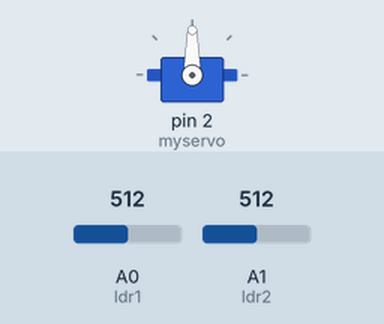
Simulated run of this sketch. Board: Arduino Uno, built with avr-gcc and run on an emulated ATmega328P. Shown: servo. Inputs (shaded band) come from the test bench; at power-on: A0 (ldr1) = 512, A1 (ldr2) = 512. What the sketch prints to the serial monitor is not drawn.

Above: at 2.2 s.
2.3 s: A0 (ldr1) set to 541
At 2.89 s:
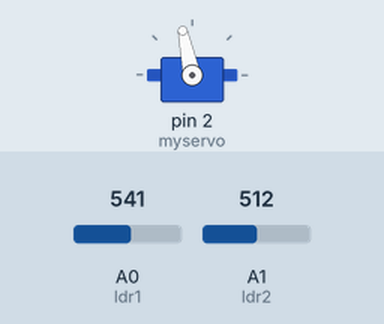
5.3 s: A0 (ldr1) set to 306
8.3 s: A1 (ldr2) set to 331
11.3 s: A1 (ldr2) set to 298
At 11.3 s:
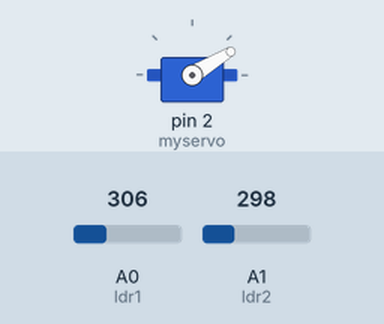
12.8 s: A0 (ldr1) set to 274
At 15.3 s:
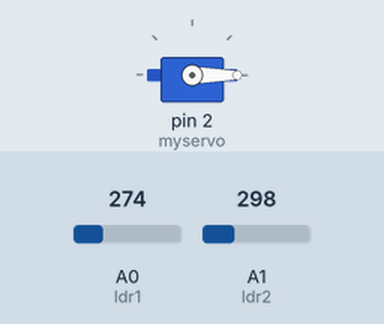
15.8 s: A0 (ldr1) set to 511
At 25.16 s:
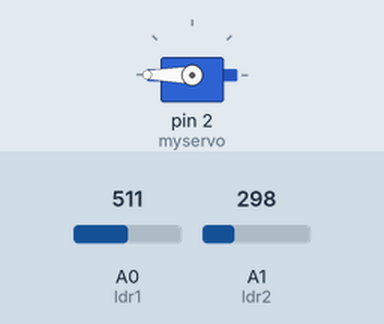
Timing chart, 0 to 25.4 s (numbered marks = the images above; inputs shaded):
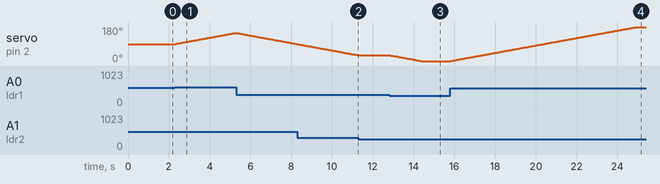

Measured:
- the behaviour switches between 522 and 523 on A0 (ldr1) (found by bisection; images 0 and 1)
- the behaviour switches between 317 and 316 on A1 (ldr2) (found by bisection; images 1 and 2)
- the behaviour switches between 288 and 287 on A0 (ldr1) (found by bisection; images 2 and 3)
- after the input at 2.3 s, servo on pin 2 (myservo): moves from 90° to 149° over 2.9 s, starting at once
- after the input at 11.3 s, servo on pin 2 (myservo): stays 31° (without the input it goes to 30° after 0.01 s)
- after the input at 12.8 s, servo on pin 2 (myservo): moves from 31° to 0° over 1.5 s, starting at once
- after the input at 15.8 s, servo on pin 2 (myservo): moves from 0° to 180° over 9.1 s, starting at once

The sketch:

Solar_Tracker.ino
```cpp
#include <Servo.h> // bao gồm thư viện servo

Servo myservo;

#define ldr1 A0 // đặt pin đầu vào Analog của ldr 1 ở phía Đông là một số nguyên
#define ldr2 A1 // đặt pin đầu vào Analog của ldr 2 ở phía Tây là một số nguyên

int pos = 90; // vị trí ban đầu của servo điều khiển chuyển động ngang
int tolerance = 10; // thiết lập sai số cho phép - để servo mô tơ mặt trời không luôn luôn chuyển động

void setup(){
  myservo.attach(2); // gắn servo trên chân số 2 để điều khiển chuyển động ngang của servo
  pinMode(ldr1, INPUT); // đặt chân ldr 1 phía Đông là đầu vào
  pinMode(ldr2, INPUT); // đặt chân ldr 2 phía Tây là đầu vào
  myservo.write(pos); // viết vị trí bắt đầu của servo điều khiển chuyển động ngang
  Serial.begin(9600);
  delay(1000); // đợi 1 giây để cho tấm pin mặt trời di chuyển đến vị trí bắt đầu trước khi bắt đầu theo dõi mặt trời
}

void loop(){
  int val1 = analogRead(ldr1); // đọc giá trị của ldr 1
  int val2 = analogRead(ldr2); // đọc giá trị của ldr 2

  Serial.print("Giá trị LDR1: ");
  Serial.print(ldr1); // In giá trị của cảm biến LDR1
  Serial.print(", Giá trị LDR2: ");
  Serial.println(ldr2); // In giá trị của cảm biến LDR2

  if((abs(val1 - val2) <= tolerance) || (abs(val2 - val1) <= tolerance)) {
    // không có chuyển động ngang servo nếu giá trị ldr nằm trong sai số cho phép
  } else {
    if(val1 > val2) // nếu ldr1 phát hiện ánh sáng nhiều hơn ldr2
    {
      pos = pos + 1; // giảm vị trí 90 độ của servo ngang - điều này sẽ di chuyển vị trí Bắc
    }
    if(val1 < val2) // nếu ldr2 phát hiện ánh sáng nhiều hơn ldr1
    {
      pos = pos - 1; // tăng vị trí 90 độ của mô tơ ngang - điều này sẽ di chuyển vị trí Nam
    }
  }

  if(pos > 180) {pos = 180;} // đặt lại vị trí ngang của mô tơ về 180 nếu nó cố gắng di chuyển qua điểm này
  if(pos < 0) {pos = 0;} // đặt lại vị trí ngang của mô tơ về 0 nếu nó cố gắng di chuyển qua điểm này
  myservo.write(pos); // viết vị trí bắt đầu cho mô tơ ngang
  delay(50);


}
```
